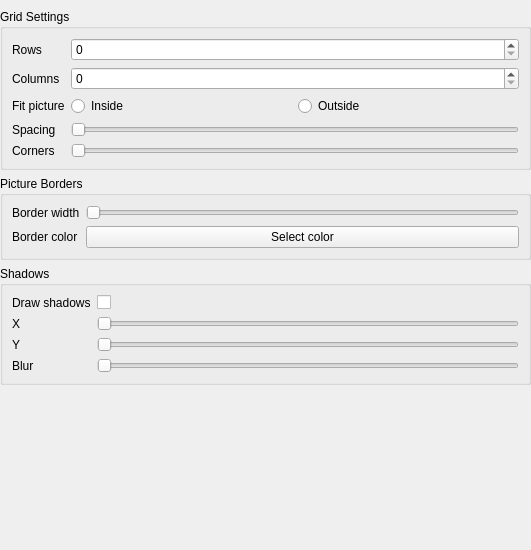
<?xml version="1.0" encoding="UTF-8"?>
<ui version="4.0">
 <class>GridPattern</class>
 <widget class="QWidget" name="GridPattern">
  <property name="geometry">
   <rect>
    <x>0</x>
    <y>0</y>
    <width>531</width>
    <height>550</height>
   </rect>
  </property>
  <property name="windowTitle">
   <string>Form</string>
  </property>
  <layout class="QVBoxLayout" name="verticalLayout">
   <property name="leftMargin">
    <number>0</number>
   </property>
   <property name="topMargin">
    <number>0</number>
   </property>
   <property name="rightMargin">
    <number>0</number>
   </property>
   <property name="bottomMargin">
    <number>0</number>
   </property>
   <item>
    <widget class="QScrollArea" name="scrollArea">
     <property name="frameShape">
      <enum>QFrame::NoFrame</enum>
     </property>
     <property name="widgetResizable">
      <bool>true</bool>
     </property>
     <widget class="QWidget" name="scrollAreaWidgetContents">
      <property name="geometry">
       <rect>
        <x>0</x>
        <y>0</y>
        <width>531</width>
        <height>550</height>
       </rect>
      </property>
      <layout class="QVBoxLayout" name="verticalLayout_2">
       <property name="leftMargin">
        <number>0</number>
       </property>
       <property name="topMargin">
        <number>9</number>
       </property>
       <property name="rightMargin">
        <number>0</number>
       </property>
       <property name="bottomMargin">
        <number>9</number>
       </property>
       <item>
        <layout class="QHBoxLayout" name="layoutPlaceholder"/>
       </item>
       <item>
        <widget class="QGroupBox" name="gridSettingsGroupBox">
         <property name="sizePolicy">
          <sizepolicy hsizetype="Preferred" vsizetype="Maximum">
           <horstretch>0</horstretch>
           <verstretch>0</verstretch>
          </sizepolicy>
         </property>
         <property name="title">
          <string>Grid Settings</string>
         </property>
         <layout class="QVBoxLayout" name="verticalLayout_4">
          <item>
           <layout class="QGridLayout" name="gridLayout_5">
            <property name="topMargin">
             <number>0</number>
            </property>
            <item row="0" column="1">
             <widget class="QSpinBox" name="spinBox_3"/>
            </item>
            <item row="0" column="0">
             <widget class="QLabel" name="label_22">
              <property name="text">
               <string>Rows</string>
              </property>
             </widget>
            </item>
            <item row="1" column="1">
             <widget class="QSpinBox" name="spinBox_4"/>
            </item>
            <item row="3" column="0">
             <widget class="QLabel" name="label_23">
              <property name="text">
               <string>Spacing</string>
              </property>
             </widget>
            </item>
            <item row="2" column="1">
             <layout class="QHBoxLayout" name="horizontalLayout_6">
              <item>
               <widget class="QRadioButton" name="radioButton_5">
                <property name="text">
                 <string>Inside</string>
                </property>
               </widget>
              </item>
              <item>
               <widget class="QRadioButton" name="radioButton_6">
                <property name="text">
                 <string>Outside</string>
                </property>
               </widget>
              </item>
             </layout>
            </item>
            <item row="2" column="0">
             <widget class="QLabel" name="label_19">
              <property name="text">
               <string>Fit picture</string>
              </property>
             </widget>
            </item>
            <item row="1" column="0">
             <widget class="QLabel" name="label_25">
              <property name="text">
               <string>Columns</string>
              </property>
             </widget>
            </item>
            <item row="4" column="0">
             <widget class="QLabel" name="label_20">
              <property name="text">
               <string>Corners</string>
              </property>
             </widget>
            </item>
            <item row="3" column="1">
             <widget class="QSlider" name="horizontalSlider_7">
              <property name="orientation">
               <enum>Qt::Horizontal</enum>
              </property>
             </widget>
            </item>
            <item row="4" column="1">
             <widget class="QSlider" name="horizontalSlider_8">
              <property name="orientation">
               <enum>Qt::Horizontal</enum>
              </property>
             </widget>
            </item>
           </layout>
          </item>
         </layout>
        </widget>
       </item>
       <item>
        <widget class="QGroupBox" name="groupBox_2">
         <property name="sizePolicy">
          <sizepolicy hsizetype="Preferred" vsizetype="Maximum">
           <horstretch>0</horstretch>
           <verstretch>0</verstretch>
          </sizepolicy>
         </property>
         <property name="title">
          <string>Picture Borders</string>
         </property>
         <layout class="QGridLayout" name="gridLayout_2">
          <item row="0" column="0">
           <widget class="QLabel" name="label_8">
            <property name="text">
             <string>Border width</string>
            </property>
           </widget>
          </item>
          <item row="0" column="1">
           <widget class="QSlider" name="horizontalSlider_3">
            <property name="orientation">
             <enum>Qt::Horizontal</enum>
            </property>
           </widget>
          </item>
          <item row="1" column="0">
           <widget class="QLabel" name="label_9">
            <property name="text">
             <string>Border color</string>
            </property>
           </widget>
          </item>
          <item row="1" column="1">
           <widget class="QPushButton" name="pushButton_2">
            <property name="text">
             <string>Select color</string>
            </property>
           </widget>
          </item>
         </layout>
        </widget>
       </item>
       <item>
        <widget class="QGroupBox" name="groupBox_4">
         <property name="sizePolicy">
          <sizepolicy hsizetype="Preferred" vsizetype="Maximum">
           <horstretch>0</horstretch>
           <verstretch>0</verstretch>
          </sizepolicy>
         </property>
         <property name="title">
          <string>Shadows</string>
         </property>
         <layout class="QGridLayout" name="gridLayout_4">
          <item row="2" column="1">
           <widget class="QSlider" name="horizontalSlider_5">
            <property name="orientation">
             <enum>Qt::Horizontal</enum>
            </property>
           </widget>
          </item>
          <item row="1" column="0">
           <widget class="QLabel" name="label_16">
            <property name="text">
             <string>X</string>
            </property>
           </widget>
          </item>
          <item row="0" column="1">
           <widget class="QCheckBox" name="checkBox_3">
            <property name="text">
             <string/>
            </property>
           </widget>
          </item>
          <item row="0" column="0">
           <widget class="QLabel" name="label_15">
            <property name="text">
             <string>Draw shadows</string>
            </property>
           </widget>
          </item>
          <item row="1" column="1">
           <widget class="QSlider" name="horizontalSlider_4">
            <property name="orientation">
             <enum>Qt::Horizontal</enum>
            </property>
           </widget>
          </item>
          <item row="2" column="0">
           <widget class="QLabel" name="label_17">
            <property name="text">
             <string>Y</string>
            </property>
           </widget>
          </item>
          <item row="3" column="0">
           <widget class="QLabel" name="label_18">
            <property name="text">
             <string>Blur</string>
            </property>
           </widget>
          </item>
          <item row="3" column="1">
           <widget class="QSlider" name="horizontalSlider_6">
            <property name="orientation">
             <enum>Qt::Horizontal</enum>
            </property>
           </widget>
          </item>
         </layout>
        </widget>
       </item>
       <item>
        <spacer name="verticalSpacer">
         <property name="orientation">
          <enum>Qt::Vertical</enum>
         </property>
         <property name="sizeHint" stdset="0">
          <size>
           <width>20</width>
           <height>40</height>
          </size>
         </property>
        </spacer>
       </item>
      </layout>
     </widget>
    </widget>
   </item>
  </layout>
 </widget>
 <resources/>
 <connections/>
</ui>
